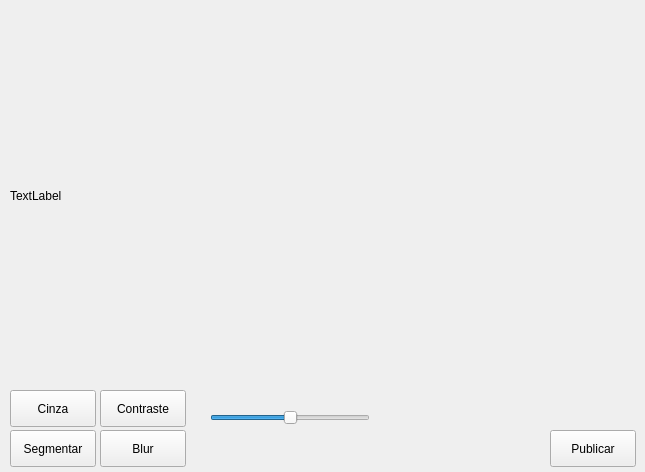
<?xml version="1.0" encoding="UTF-8"?>
<ui version="4.0">
 <class>Form</class>
 <widget class="QWidget" name="Form">
  <property name="geometry">
   <rect>
    <x>0</x>
    <y>0</y>
    <width>645</width>
    <height>472</height>
   </rect>
  </property>
  <property name="windowTitle">
   <string>Cam view</string>
  </property>
  <widget class="QPushButton" name="cinzar">
   <property name="geometry">
    <rect>
     <x>10</x>
     <y>390</y>
     <width>86</width>
     <height>37</height>
    </rect>
   </property>
   <property name="text">
    <string>Cinza</string>
   </property>
  </widget>
  <widget class="QPushButton" name="contraste">
   <property name="geometry">
    <rect>
     <x>100</x>
     <y>390</y>
     <width>86</width>
     <height>37</height>
    </rect>
   </property>
   <property name="text">
    <string>Contraste</string>
   </property>
  </widget>
  <widget class="QPushButton" name="segmentar">
   <property name="geometry">
    <rect>
     <x>10</x>
     <y>430</y>
     <width>86</width>
     <height>37</height>
    </rect>
   </property>
   <property name="text">
    <string>Segmentar</string>
   </property>
  </widget>
  <widget class="QPushButton" name="blur">
   <property name="geometry">
    <rect>
     <x>100</x>
     <y>430</y>
     <width>86</width>
     <height>37</height>
    </rect>
   </property>
   <property name="text">
    <string>Blur</string>
   </property>
  </widget>
  <widget class="QSlider" name="slider_brilho">
   <property name="geometry">
    <rect>
     <x>210</x>
     <y>410</y>
     <width>160</width>
     <height>16</height>
    </rect>
   </property>
   <property name="sliderPosition">
    <number>50</number>
   </property>
   <property name="orientation">
    <enum>Qt::Horizontal</enum>
   </property>
  </widget>
  <widget class="QLabel" name="image_label">
   <property name="geometry">
    <rect>
     <x>10</x>
     <y>10</y>
     <width>621</width>
     <height>371</height>
    </rect>
   </property>
   <property name="text">
    <string>TextLabel</string>
   </property>
  </widget>
  <widget class="QPushButton" name="publicar">
   <property name="geometry">
    <rect>
     <x>550</x>
     <y>430</y>
     <width>86</width>
     <height>37</height>
    </rect>
   </property>
   <property name="text">
    <string>Publicar</string>
   </property>
  </widget>
 </widget>
 <resources/>
 <connections/>
</ui>
